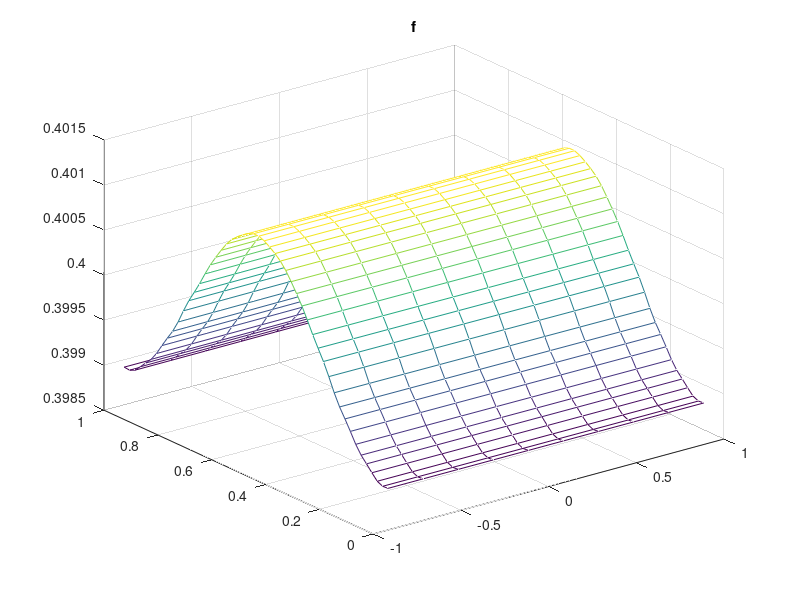

Source code (MATLAB):

% This is a fully implicit scheme for even-odd formulation
% use periodic boundary condition

function implicit_asymmetric_vector
global Nx Nv epsilon v0 dt dx

Lx = 1;
Nx = 50; 
dx = 1/Nx;
x0 = dx/2:dx:Lx-dx/2;
Nv = 10;
dv = 2/Nv;
v0 = -1+dv/2:dv:1-dv/2;
[xx,vv] = meshgrid(x0,v0);
dt      = dx/3;
tFinal  = 0.5;

epsilon = 0.001;

e = ones(Nv,1);

%% initial 
%f_ini = (1e-9)^(1/4)*ones(1,Nx); f_ini((abs(x0-0.5)<0.2)) = 2;
f_ini = 1/2*(tanh(20*(x0-Lx/2+0.2))+tanh((Lx/2+0.2-x0)*20));
f_ini = ones(Nv,1)*f_ini;

f = f_ini;
%% evolution
t = 0;
while t < tFinal
    data_pre = f;
    data_pre = data_pre*epsilon^2/dt;
 
    ee_data = e*e'*data_pre/Nv;
    data_pre = dt*ee_data/epsilon^2 + (data_pre-ee_data)/(1+epsilon^2/dt);
    
	data_pre = data_pre(:);
    
    f = gmres(@MAB_multi,data_pre);
    f = reshape(f,Nv,Nx);
        
    figure(1)
    mesh(vv,xx,f); title('f');
    %pause;
    
    t = t + dt;
end

save('ep3.mat');
end

function Mb = MAB_multi(p)
global epsilon Nv Nx v0 dt dx
e = ones(Nv,1);
v = v0(:);

p = reshape(p,Nv,Nx);

Ap = ([p(:,2:end),p(:,1)] - [p(:,end),p(:,1:end-1)])/2/dx;
VV = v*ones(1,Nx);
Ap = epsilon*VV.*Ap;

eeAp = e*e'*Ap/Nv;
Mb = dt*eeAp/epsilon^2 + (Ap-eeAp)/(1+epsilon^2/dt);

Mb = Mb + p;

Mb = Mb(:);
end

